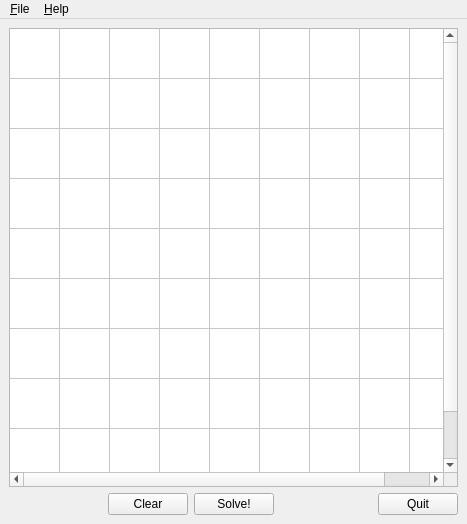
<?xml version="1.0" encoding="UTF-8"?>
<ui version="4.0">
 <class>MainWindow</class>
 <widget class="QMainWindow" name="MainWindow">
  <property name="geometry">
   <rect>
    <x>0</x>
    <y>0</y>
    <width>467</width>
    <height>524</height>
   </rect>
  </property>
  <property name="sizePolicy">
   <sizepolicy hsizetype="Minimum" vsizetype="Minimum">
    <horstretch>0</horstretch>
    <verstretch>0</verstretch>
   </sizepolicy>
  </property>
  <property name="windowTitle">
   <string>Sudoku solver</string>
  </property>
  <property name="windowIcon">
   <iconset resource="icons.qrc">
    <normaloff>:/ksudoku.png</normaloff>:/ksudoku.png</iconset>
  </property>
  <widget class="QWidget" name="centralwidget">
   <layout class="QVBoxLayout" name="verticalLayout_2">
    <item>
     <layout class="QVBoxLayout" name="verticalLayout">
      <item>
       <widget class="QTableWidget" name="tableWidget">
        <property name="font">
         <font>
          <pointsize>16</pointsize>
          <weight>75</weight>
          <bold>true</bold>
         </font>
        </property>
        <property name="selectionMode">
         <enum>QAbstractItemView::SingleSelection</enum>
        </property>
        <property name="rowCount">
         <number>9</number>
        </property>
        <property name="columnCount">
         <number>9</number>
        </property>
        <attribute name="horizontalHeaderVisible">
         <bool>false</bool>
        </attribute>
        <attribute name="horizontalHeaderDefaultSectionSize">
         <number>50</number>
        </attribute>
        <attribute name="horizontalHeaderMinimumSectionSize">
         <number>50</number>
        </attribute>
        <attribute name="verticalHeaderVisible">
         <bool>false</bool>
        </attribute>
        <attribute name="verticalHeaderCascadingSectionResizes">
         <bool>false</bool>
        </attribute>
        <attribute name="verticalHeaderDefaultSectionSize">
         <number>50</number>
        </attribute>
        <attribute name="verticalHeaderHighlightSections">
         <bool>true</bool>
        </attribute>
        <attribute name="verticalHeaderMinimumSectionSize">
         <number>50</number>
        </attribute>
        <row/>
        <row/>
        <row/>
        <row/>
        <row/>
        <row/>
        <row/>
        <row/>
        <row/>
        <column/>
        <column/>
        <column/>
        <column/>
        <column/>
        <column/>
        <column/>
        <column/>
        <column/>
       </widget>
      </item>
      <item>
       <layout class="QHBoxLayout" name="horizontalLayout">
        <item>
         <spacer name="horizontalSpacer_2">
          <property name="orientation">
           <enum>Qt::Horizontal</enum>
          </property>
          <property name="sizeHint" stdset="0">
           <size>
            <width>40</width>
            <height>20</height>
           </size>
          </property>
         </spacer>
        </item>
        <item>
         <widget class="QPushButton" name="clear">
          <property name="text">
           <string>Clear</string>
          </property>
         </widget>
        </item>
        <item>
         <widget class="QPushButton" name="solve">
          <property name="sizePolicy">
           <sizepolicy hsizetype="Fixed" vsizetype="Fixed">
            <horstretch>0</horstretch>
            <verstretch>0</verstretch>
           </sizepolicy>
          </property>
          <property name="text">
           <string>Solve!</string>
          </property>
         </widget>
        </item>
        <item>
         <spacer name="horizontalSpacer">
          <property name="orientation">
           <enum>Qt::Horizontal</enum>
          </property>
          <property name="sizeHint" stdset="0">
           <size>
            <width>40</width>
            <height>20</height>
           </size>
          </property>
         </spacer>
        </item>
        <item>
         <widget class="QPushButton" name="quit">
          <property name="sizePolicy">
           <sizepolicy hsizetype="Fixed" vsizetype="Fixed">
            <horstretch>0</horstretch>
            <verstretch>0</verstretch>
           </sizepolicy>
          </property>
          <property name="text">
           <string>Quit</string>
          </property>
         </widget>
        </item>
       </layout>
      </item>
     </layout>
    </item>
   </layout>
  </widget>
  <widget class="QMenuBar" name="menuBar">
   <property name="geometry">
    <rect>
     <x>0</x>
     <y>0</y>
     <width>467</width>
     <height>22</height>
    </rect>
   </property>
   <widget class="QMenu" name="menu_File">
    <property name="title">
     <string>&amp;File</string>
    </property>
    <addaction name="action_Quit"/>
   </widget>
   <widget class="QMenu" name="menu_Help">
    <property name="title">
     <string>&amp;Help</string>
    </property>
    <addaction name="action_About"/>
   </widget>
   <addaction name="menu_File"/>
   <addaction name="menu_Help"/>
  </widget>
  <action name="action_Quit">
   <property name="text">
    <string>Quit</string>
   </property>
   <property name="shortcut">
    <string>Ctrl+Q</string>
   </property>
  </action>
  <action name="action_About">
   <property name="text">
    <string>About</string>
   </property>
  </action>
 </widget>
 <resources>
  <include location="icons.qrc"/>
 </resources>
 <connections>
  <connection>
   <sender>quit</sender>
   <signal>clicked()</signal>
   <receiver>MainWindow</receiver>
   <slot>close()</slot>
   <hints>
    <hint type="sourcelabel">
     <x>435</x>
     <y>482</y>
    </hint>
    <hint type="destinationlabel">
     <x>234</x>
     <y>250</y>
    </hint>
   </hints>
  </connection>
  <connection>
   <sender>action_Quit</sender>
   <signal>triggered()</signal>
   <receiver>MainWindow</receiver>
   <slot>close()</slot>
   <hints>
    <hint type="sourcelabel">
     <x>-1</x>
     <y>-1</y>
    </hint>
    <hint type="destinationlabel">
     <x>234</x>
     <y>250</y>
    </hint>
   </hints>
  </connection>
 </connections>
</ui>
